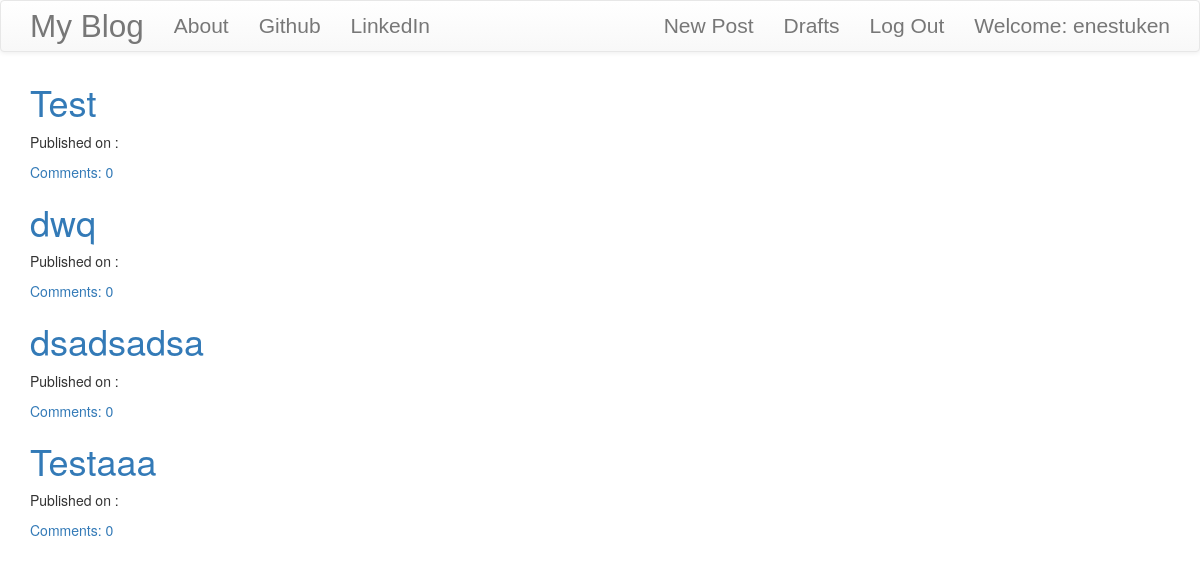
Before: /drafts/ (signed in) with the older database file.
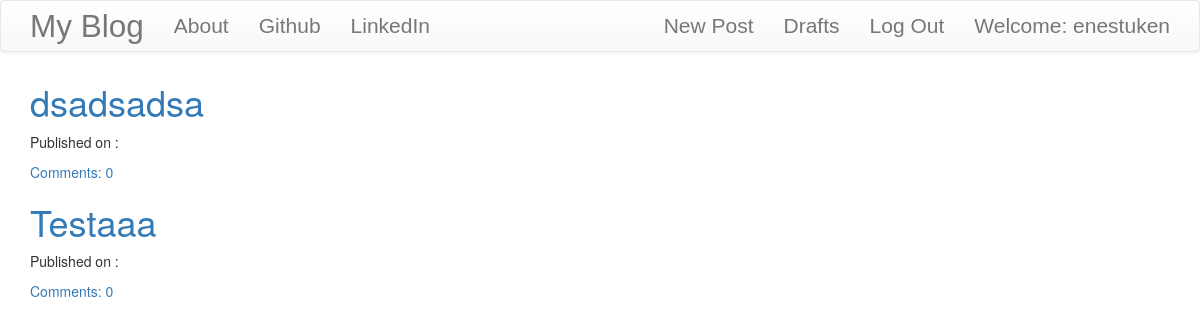
After: the same page with the newer database file.
### blog/models.py (models this page shows, shortened)
class Post(models.Model):
    author = models.ForeignKey('auth.User',on_delete = models.CASCADE)
    title = models.CharField(max_length=200)
    text = models.TextField()
    create_date = models.DateTimeField(default=timezone.now)
    published_date = models.DateTimeField(blank=True,null=True)
    def approve_comments(self):
        return self.comments.filter(approved_comment = True)

### blog/views.py (the view)
# urls.py: path('drafts/',views.DraftListView.as_view(),name='post_draft_list'),
class DraftListView(LoginRequiredMixin,ListView):
    login_url = '/login/'
    redirect_field_name = 'blog/post_list.html'
    model = Post
    def get_queryset(self):
        return Post.objects.filter(published_date__isnull=True).order_by('create_date')

### blog/templates/blog/post_list.html
{% extends "blog/base.html" %}
{% block content %}
<div class="centerstage">
    {% for post in post_list %}
    <div class="post">
        <h1><a href="{% url 'post_detail' pk=post.pk %}">{{ post.title }}</a></h1>
        <div class="date">
            <p>Published on : {{post.published|date:"D M Y"}}</p>
        </div>
        <a href="{% url 'post_detail' pk=post.pk %}">Comments: {{post.approve_comments.count}}</a>
    </div>
    {% endfor %}
</div>
{% endblock %}

### blog/templates/blog/base.html (shortened to what this page needs)
<!DOCTYPE html>
{% load static %}
<html>
<head>
    <link rel="stylesheet" href="https://cdn.jsdelivr.net/npm/bootstrap@3.4.1/dist/css/bootstrap.min.css">
    <link rel="stylesheet" href="https://cdn.jsdelivr.net/npm/bootstrap@3.4.1/dist/css/bootstrap-theme.min.css">
    <link rel="stylesheet" href="//cdn.jsdelivr.net/npm/medium-editor@latest/dist/css/medium-editor.min.css" type="text/css" media="screen" charset="utf-8">
    <link rel="stylesheet" href="{% static 'css/blog.css' %}">
</head>
<body>
    <nav class="navbar navbar-default techfont custom-navbar">
        <div class="container">
            <ul class="nav navbar-nav">
                <li><a class="navbar-brand bigbrand" href="{% url 'post_list' %}">My Blog</a></li>
                <li><a href="{% url 'about' %}">About</a></li>
                <li><a href="https://github.com/EnesFeridTuken">Github</a></li>
                <li><a href="https://www.linkedin.com/in/enesferidtuken">LinkedIn</a></li>
            </ul>
            <ul class="nav navbar-nav navbar-right">
                {% if user.is_authenticated %}
                <li>
                    <a href="{% url 'post_new' %}">New Post</a>
                </li>
                <li>
                    <a href="{% url 'post_draft_list' %}">Drafts</a>
                </li>
                <li>
                    <a href="{% url 'logout' %}">Log Out</a>
                </li>
                <li>
                    <a>Welcome: {{user.username}} </a>
                </li>
                {% else %}
                <li><a class="nav navbar-right" href="{% url 'login' %}"><span class="glyphicon glyphicon-user"></span></a></li>
                {% endif %}
            </ul>
        </div>
    </nav>
    <div class="content container">
        <div class="row">
            <div class="col-md-8">
                <div class="blog_posts">
                    {% block content %}
                    {% endblock %}
                </div>
            </div>
        </div>
    </div>
</body>
</html>

### blog/static/css/blog.css (style rules this page uses)
.techfont { font-family: 'Russo One', sans-serif ; font-size: 1.5em; margin-bottom: 10px; }
.bigbrand { font-size: 1.5em; }
.centerstage { margin-left: auto; margin-right: auto; }

Changed rows visible on the page:
removed Post: title "Test", approve_comments.count "0"
removed Post: title "dwq", approve_comments.count "0"
